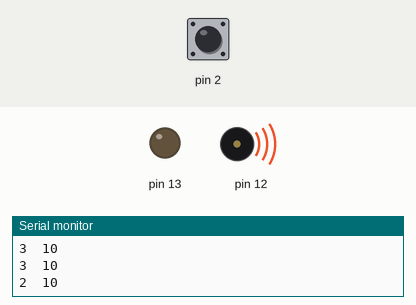
Bench run of a sketch on a simulated Arduino Uno, built with avr-gcc and run on an emulated ATmega328P. Shown: output pins drawn as LEDs (lit = HIGH), buzzer (waves = sounding), the last lines printed to the serial monitor. The test bench sets the inputs (shaded band); at power-on: pin 2 HIGH.

Above: at 1.2 s.
1.3 s: pin 2 pulled LOW for 1 s
At 2.1 s:
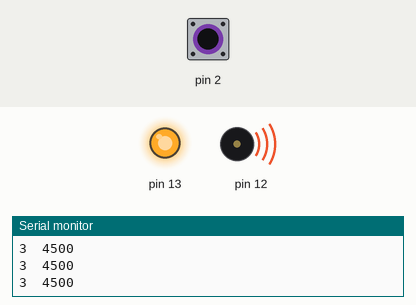
3.8 s: pin 2 pulled LOW for 0.15 s
At 4.7 s:
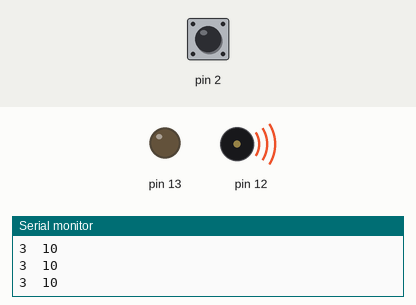
Timing chart, 0 to 6.8 s (numbered marks = the images above; inputs shaded):
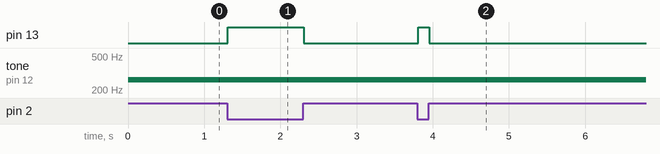

The sketch:

4.ino
```cpp
#include <CapacitiveSensor.h>

CapacitiveSensor   cs_4_2 = CapacitiveSensor(4,2);        // 10M resistor between pins 4 & 2, pin 2 is sensor pin, add a wire and or foil if desired

const int VOL_PIN = A0;

void setup()
{
   cs_4_2.set_CS_AutocaL_Millis(20000);     // turn off autocalibrate on channel 1 - just as an example
   Serial.begin(9600);
   pinMode(13, OUTPUT);
   pinMode(12, OUTPUT);
}

void loop()
{
    long start = millis();
    long total1 =  cs_4_2.capacitiveSensor(30);

    // int value;
    // float volt;
    float sound;

    Serial.print(millis() - start);        // check on performance in milliseconds
    Serial.print("\t");                    // tab character for debug windown spacing

    Serial.print(total1);                  // print sensor output 1
    Serial.println("\t");

    // value = analogRead( VOL_PIN );

    // volt = value * 7.0 / 1023.0;

    // Serial.print( "Value: " );
    // Serial.print( value );
    // Serial.print( "  Volt: " );
    // Serial.println( volt );

    sound = 262 + (total1/10000)*232;
    tone(12 ,sound);

    if(total1>=800){
      digitalWrite(13, HIGH);


    }
    else{
      digitalWrite(13, LOW);
    }
    //  delay(10);                             // arbitrary delay to limit data to serial port
}
```

Measured:
- after the input at 1.3 s, pin 13: LOW → HIGH at once, → LOW 1.0 s later
- after the input at 3.8 s, pin 13: LOW → HIGH at once, → LOW 0.15 s later
